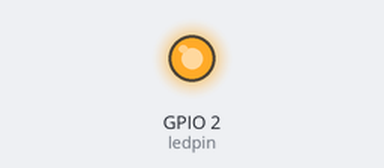
Bench run of a sketch on a simulated ESP32. On the bench: output pins drawn as LEDs (lit = HIGH).

Above: at 0.16 s.
At 39.7 s:
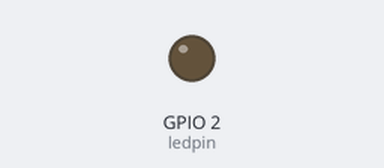
Timing chart, 0 to 40.3 s (numbered marks = the images above):
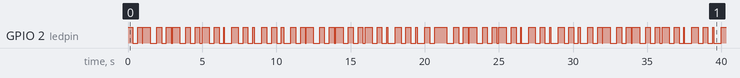

Measured:
- by itself, GPIO 2 (ledpin): moves between LOW and HIGH, repeating every 31.0 s
- by itself, everything shown: repeats every 11.0 s, in 34 steps

The sketch:

002_led_blink_single_core.ino
```cpp
//configuring using only one core
#if CONFIG_FREERTOS_UNICORE
static const BaseType_t app_cpu = 0;
#else
static const BaseType_t app_cpu = 1;
#endif

static const int ledpin=LED_BUILTIN;

void toggleled_1(void *parameter){
  while(1){
    digitalWrite(ledpin,HIGH);
    vTaskDelay(500/portTICK_PERIOD_MS);
    digitalWrite(ledpin,LOW);
    vTaskDelay(500/portTICK_PERIOD_MS);
  }
}
void toggleled_2(void *parameter){
  while(1){
    digitalWrite(ledpin,HIGH);
    vTaskDelay(323/portTICK_PERIOD_MS);
    digitalWrite(ledpin,LOW);
    vTaskDelay(323/portTICK_PERIOD_MS);
  }
}
void setup() {
  // put your setup code here, to run once:
  pinMode(ledpin,OUTPUT);
  xTaskCreatePinnedToCore(  // Use xTaskCreate() in vanilla FreeRTOS
              toggleled_1,  // Function to be called
              "Toggle 1",   // Name of task
              1024,         // Stack size (bytes in ESP32, words in FreeRTOS)
              NULL,         // Parameter to pass to function
              1,            // Task priority (0 to configMAX_PRIORITIES - 1)
              NULL,         // Task handle
              app_cpu);     // Run on one core for demo purposes (ESP32 only)


   xTaskCreatePinnedToCore(  // Use xTaskCreate() in vanilla FreeRTOS
              toggleled_2,  // Function to be called
              "Toggle 1",   // Name of task
              1024,         // Stack size (bytes in ESP32, words in FreeRTOS)
              NULL,         // Parameter to pass to function
              1,            // Task priority (0 to configMAX_PRIORITIES - 1)
              NULL,         // Task handle
              app_cpu);     // Run on one core for demo purposes (ESP32 only)

}

void loop() {
  // put your main code here, to run repeatedly:

}
```
